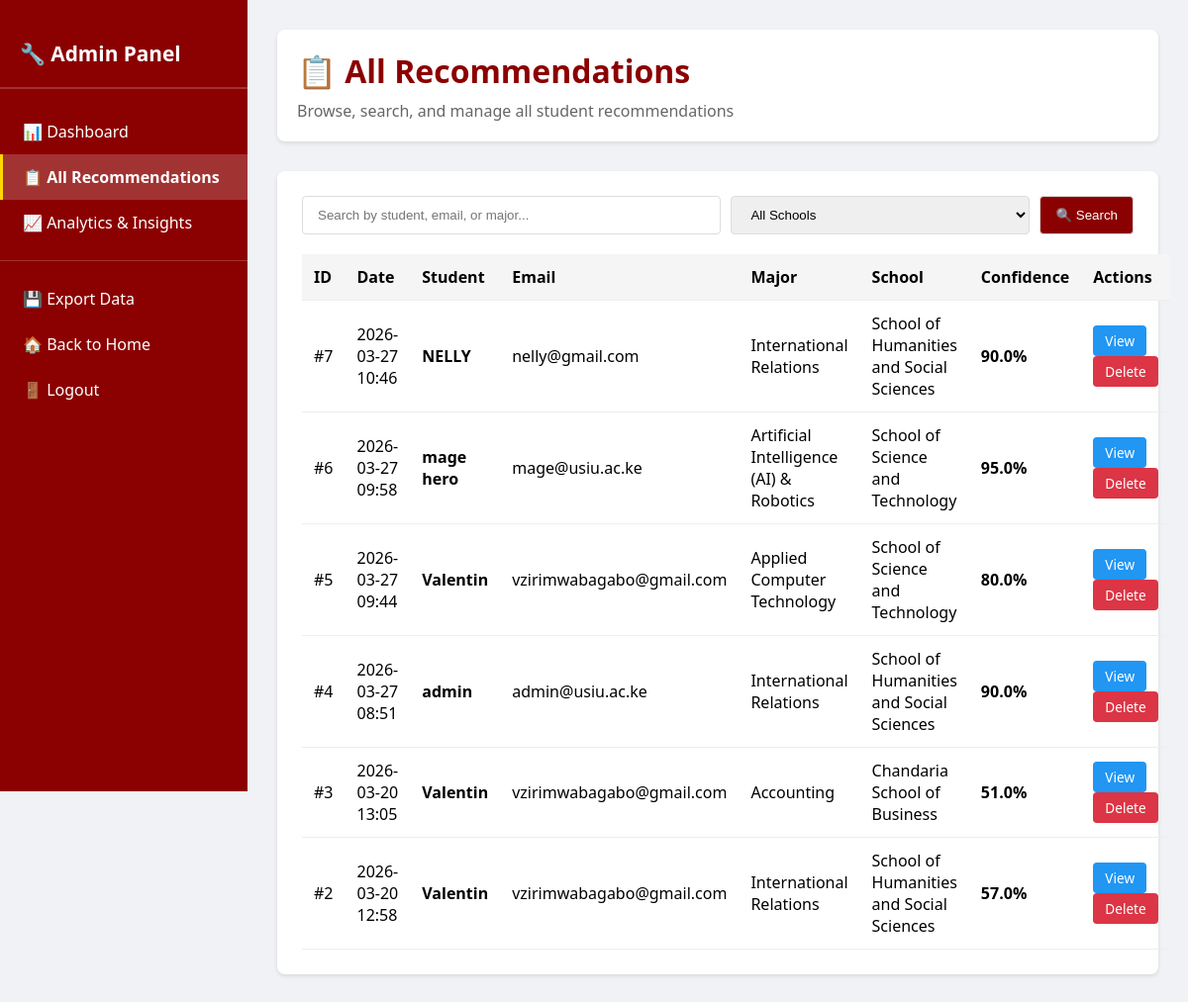
The app's page /admin/recommendations (signed in), older data.
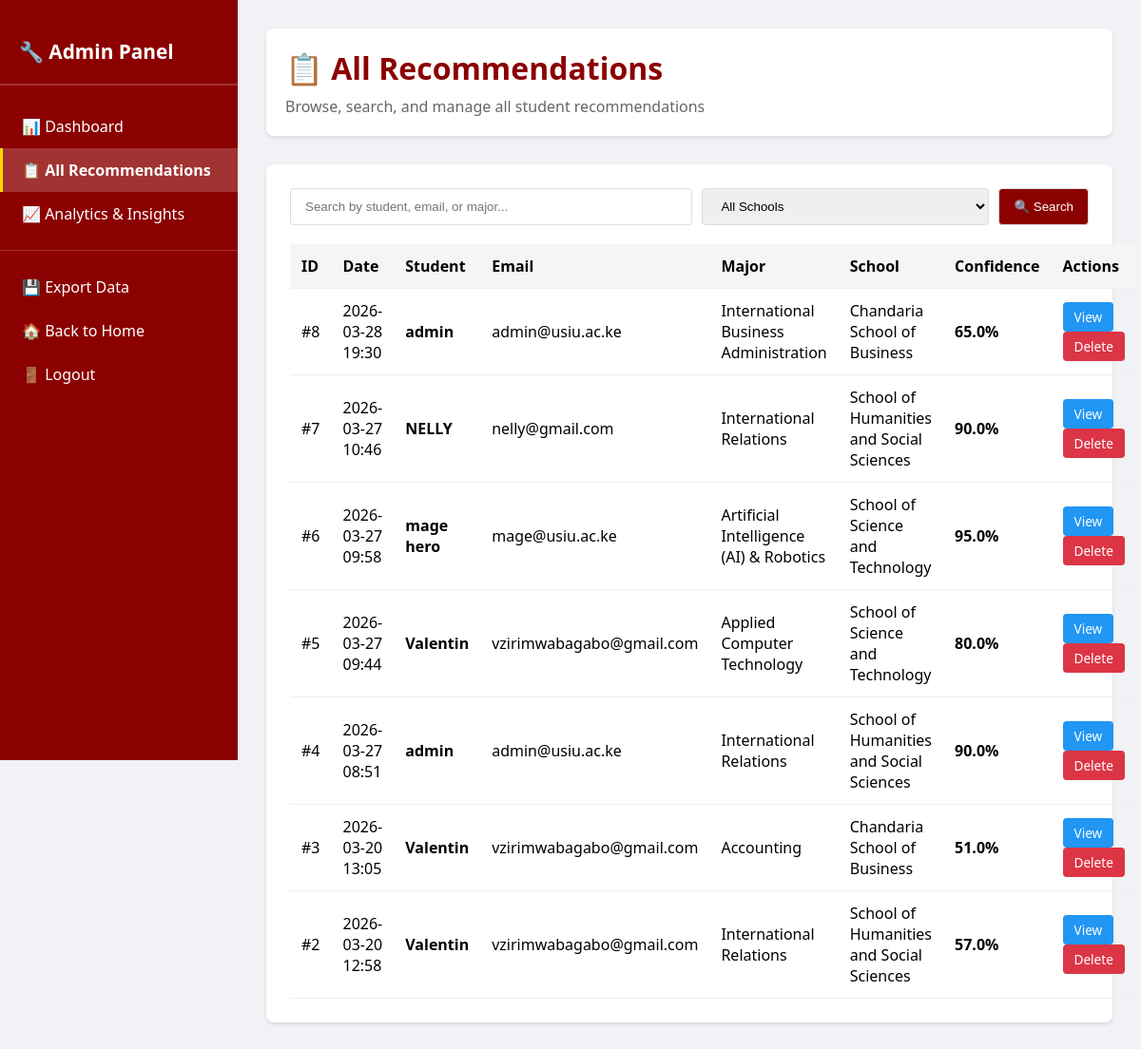
The same page, newer data.
### app.py (models this page shows, shortened)
class Result(db.Model):
    id = db.Column(db.Integer, primary_key=True)
    major = db.Column(db.String(100), nullable=False)
    school = db.Column(db.String(100), nullable=False)
    confidence = db.Column(db.Float, nullable=False)
    timestamp = db.Column(db.DateTime, nullable=False, default=datetime.utcnow)
    user_id = db.Column(db.Integer, db.ForeignKey('user.id'), nullable=False)

class User(db.Model, UserMixin):
    id = db.Column(db.Integer, primary_key=True)
    username = db.Column(db.String(20), unique=True, nullable=False)
    email = db.Column(db.String(120), unique=True, nullable=False)
    password_hash = db.Column(db.String(60), nullable=False)
    is_admin = db.Column(db.Boolean, default=False)
    results = db.relationship('Result', backref='author', lazy=True)

### app.py (the view)
@app.route('/admin/recommendations')
@login_required
def admin_recommendations():
    if not current_user.is_admin:
        flash('Access Denied: Administrators only.', 'danger')
        return redirect(url_for('index'))
    search_query = request.args.get('search', '').strip()
    school_filter = request.args.get('school', '').strip()
    page = request.args.get('page', 1, type=int)
    query = Result.query
    if search_query:
        query = query.filter(
            (Result.major.ilike(f'%{search_query}%')) |
            (User.username.ilike(f'%{search_query}%')) |
            (User.email.ilike(f'%{search_query}%'))
        ).join(User)
    else:
        query = query.join(User)
    if school_filter:
        query = query.filter(Result.school.ilike(f'%{school_filter}%'))
    paginated = query.order_by(desc(Result.timestamp)).paginate(page=page, per_page=20)
    schools = db.session.query(Result.school).distinct().all()
    schools = [s[0] for s in schools]
    return render_template('admin_recommendations.html',
                         results=paginated.items,
                         pagination=paginated,
                         schools=schools,
                         search_query=search_query,
                         school_filter=school_filter)

### app.py (called while the page is built)
@login_manager.user_loader
def load_user(user_id):
    return db.session.get(User, int(user_id))

### templates/admin_recommendations.html (shortened to what this page needs)
<!DOCTYPE html>
<html lang="en">
<head>
</head>
<body>
<div class="admin-container">
    <div class="sidebar">
        <h2>🔧 Admin Panel</h2>
        <a href="{{ url_for('admin') }}" class="nav-item">📊 Dashboard</a>
        <a href="{{ url_for('admin_recommendations') }}" class="nav-item active">📋 All Recommendations</a>
        <a href="{{ url_for('admin_analytics') }}" class="nav-item">📈 Analytics & Insights</a>
        <hr style="border: none; border-top: 1px solid rgba(255,255,255,0.2); margin: 15px 0;">
        <a href="{{ url_for('admin_export_data') }}" class="nav-item">💾 Export Data</a>
        <a href="{{ url_for('index') }}" class="nav-item">🏠 Back to Home</a>
        <a href="{{ url_for('logout') }}" class="nav-item">🚪 Logout</a>
    </div>
    <div class="main-content">
        <div class="admin-header">
            <h1>📋 All Recommendations</h1>
            <p style="color: #666; margin-top: 8px;">Browse, search, and manage all student recommendations</p>
        </div>
        <div class="content-section">
            <div class="filter-bar">
                <form method="GET" style="display: flex; gap: 10px; width: 100%; flex-wrap: wrap;">
                    <input type="text" name="search" placeholder="Search by student, email, or major..." value="{{ search_query }}" style="flex: 1; min-width: 200px;">
                    <select name="school" style="min-width: 150px;">
                        <option value="">All Schools</option>
                    </select>
                    <button type="submit">🔍 Search</button>
                </form>
            </div>
            {% if results %}
                <div class="table-responsive">
                    <table>
                        <thead>
                            <tr>
                                <th>ID</th>
                                <th>Date</th>
                                <th>Student</th>
                                <th>Email</th>
                                <th>Major</th>
                                <th>School</th>
                                <th>Confidence</th>
                                <th>Actions</th>
                            </tr>
                        </thead>
                        <tbody>
                            {% for result in results %}
                                <tr>
                                    <td>#{{ result.id }}</td>
                                    <td>{{ result.timestamp.strftime('%Y-%m-%d %H:%M') }}</td>
                                    <td><strong>{{ result.author.username }}</strong></td>
                                    <td>{{ result.author.email }}</td>
                                    <td>{{ result.major }}</td>
                                    <td>{{ result.school }}</td>
                                    <td><strong>{{ "%.1f"|format(result.confidence) }}%</strong></td>
                                    <td>
                                        <a href="{{ url_for('admin_view_recommendation', rec_id=result.id) }}" class="btn btn-info">View</a>
                                        <a href="{{ url_for('admin_delete_recommendation', rec_id=result.id) }}" class="btn btn-danger">Delete</a>
                                    </td>
                                </tr>
                            {% endfor %}
                        </tbody>
                    </table>
                </div>
            {% endif %}
        </div>
    </div>
</div>
</body>
</html>

Row changes from the older to the newer data that the page shows:
added Result: id "8", timestamp "2026-03-28 19:30", author.username "admin", author.email "admin@usiu.ac.ke", major "International Business Administration", school "Chandaria School of Business", confidence "65.0"
